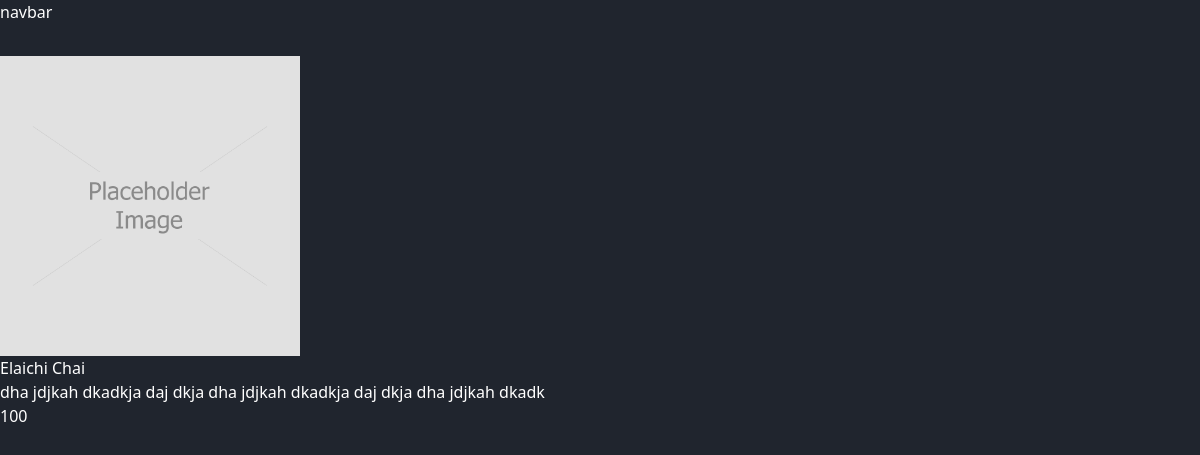
Page /chai/2/ on the committed database.
### chai/models.py (models this page shows, shortened)
class ChaiVariety(models.Model):
    CHAI_TYPE_CHOICE = [
        ("ML", "MASALA"),
        ("GR", "GINGER"),
        ("KI", "KIWI"),
        ("EL", "ELAICHI"),
        ("PL", "PLAIN"),
    ]
    name = models.CharField(max_length=100)
    image = models.ImageField(upload_to="chais/")  # Must be a string
    created_at = models.DateTimeField(default=timezone.now)
    chai_type = models.CharField(max_length=2, choices=CHAI_TYPE_CHOICE)
    description = models.TextField(default="")
    price = models.IntegerField(default=0)

### chai/views.py (the view)
# urls.py: path("<int:chai_id>/", views.get_chai_details, name="chai-detail"),
def get_chai_details(request, chai_id):
    chai = get_object_or_404(ChaiVariety, pk=chai_id)
    return render(request, "chai/chai_details.html", {"chai": chai} )

### chai/templates/chai/chai_details.html (shortened to what this page needs)
{% extends "layout.html" %}
{% block content %}
<img src="{{chai.image.url}}" alt="chai-image" class="single-chai-image" />
<h2>{{chai.name}}</h2>
<p>{{chai.description}}</p>
<p>{{chai.price}}</p>
{% endblock  %}

### static/style.css (style rules this page uses)
body { background-color: #20252e; color: white; }
.single-chai-image { margin-top: 2em; width: 300px; height: 300px; object-fit: cover; object-position: center; }

### rows in the picture
ChaiVariety: image (placeholder picture), name "Elaichi Chai", description "dha jdjkah dkadkja daj dkja dha jdjkah dkadkja daj dkja dha jdjkah dkadk", price "100"
